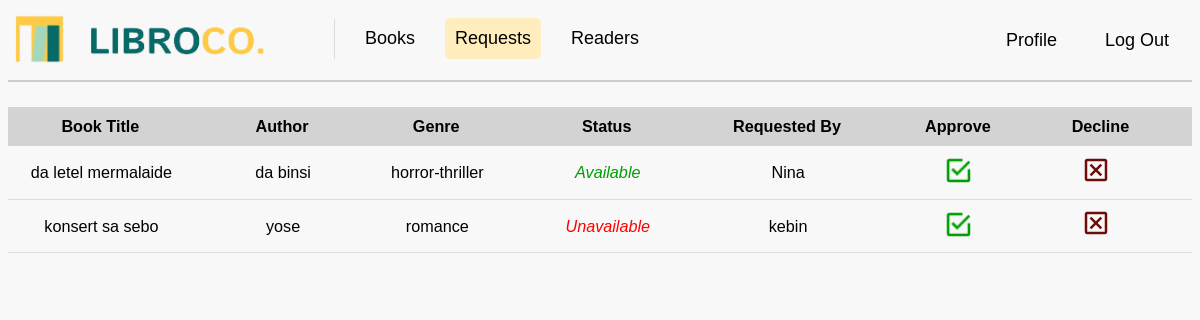
The app's page /requests with its own data.
### tables this page shows
CREATE TABLE requests (
request_id INTEGER PRIMARY KEY AUTOINCREMENT,
user_id INTEGER,
book_id INTEGER,
request_date TIMESTAMP DEFAULT CURRENT_TIMESTAMP,
FOREIGN KEY (user_id) REFERENCES users(user_id),
FOREIGN KEY (book_id) REFERENCES books(book_id));

CREATE TABLE "books" (
	"book_id"	INTEGER,
	"book_title"	VARCHAR(50) UNIQUE,
	"author"	VARCHAR(50),
	"publication_year"	INTEGER(5),
	"genre"	VARCHAR(20),
	"description"	VARCHAR(300),
	"image"	VARCHAR(100),
	PRIMARY KEY("book_id")
);

CREATE TABLE "users" (
	"user_id"	INTEGER PRIMARY KEY AUTOINCREMENT,
	"user_name"	TEXT,
	"user_email"	TEXT,
	"user_password"	TEXT UNIQUE,
	"user_contact"	TEXT,
	"user_code"	TEXT
);

### app.py (the view)
@app.route('/requests')
def requests():
    requests = get_requests()
    return render_template('requests.html', requests=requests)

### app.py (called while the page is built)
def get_requests():
    conn = sqlite3.connect('libroco.db')
    cursor = conn.cursor()
    cursor.execute("""
        SELECT books.book_title, books.author, books.genre, status.availability, users.user_name, requests.request_id
        FROM requests
        JOIN books ON requests.book_id = books.book_id
        JOIN users ON requests.user_id = users.user_id
        LEFT JOIN status ON books.book_id = status.book_id
    """)
    requests = cursor.fetchall()
    conn.close()
    return requests

@app.before_request
def before_request():
    print("Session data:", session)

### templates/requests.html (shortened to what this page needs)
<!DOCTYPE html>
<html>
<head>
    <link rel="stylesheet" href="{{ url_for('static', filename='css/mainstyle.css') }}">
</head>
<body>
    <nav>
        <a class="navbar-brand" href="{{ url_for('books') }}">
            <img src="{{ url_for('static', filename='images/logo.png') }}" class="logo" width="250" height="50" alt="LibroCo. Logo">
        </a>
        <div class="navbar-links">
            <a href="{{ url_for('books') }}">Books</a>
            <a href="{{ url_for('requests') }}" class="active">Requests</a>
            <a href="{{ url_for('readers') }}">Readers</a>
        </div>
        <div class="navbar-right">
            <a href="{{ url_for('profile') }}">Profile</a>
            <a href="{{ url_for('logout') }}">Log Out</a>
        </div>
    </nav>
    <div class="divider"></div>
    <div class="scrollable-table">
        <table class="table">
            <tr>
                <th>Book Title</th>
                <th>Author</th>
                <th>Genre</th>
                <th>Status</th>
                <th>Requested By</th>
                <th>Approve</th>
                <th>Decline</th>
            </tr>
            {% for request in requests %}
                <tr>
                    <td>{{ request[0] }}</td>
                    <td>{{ request[1] }}</td>
                    <td>{{ request[2] }}</td>
                    <td class="status">
                        {% if request[3] == 'Available' %}
                            <span class="available">Available</span>
                        {% else %}
                            <span class="unavailable">Unavailable</span>
                        {% endif %}
                    </td>
                    <td>{{ request[4] }}</td>
                    <td class="action-cell">
                        <form action="{{ url_for('approve_request') }}" method="post">
                            <button class="approve-btn">
                                <img src="{{ url_for('static', filename='images/tsek.png') }}" class="tsek" alt="Approve">
                            </button>
                        </form>
                    </td>
                    <td class="action-cell">
                        <form action="{{ url_for('decline_request') }}" method="post">
                            <button class="decline-btn">
                                <img src="{{ url_for('static', filename='images/eks.png') }}" class="eks" alt="Decline">
                            </button>
                        </form>
                    </td>
                </tr>
            {% endfor %}
        </table>
    </div>
</body>
</html>

### static/css/mainstyle.css (style rules this page uses)
.navbar-right a { transition: background-color 0.3s ease; margin-right: 8px; margin-top: 2px; }
body { background: #f8f8f8; background-repeat: no-repeat; background-attachment: fixed; background-size: 100% 100%; font-family: 'Istok Web', sans-serif; }
.logo { margin: -9px; margin-right: 0; margin-left: -9px; margin-top: -9px; }
nav { display: flex; justify-content: flex-start; align-items: center; padding: 5px; background-color: #f8f8f8; font-size: 18px; }
.navbar-brand { display: flex; align-items: center; text-decoration: none; color: black; margin-right: 40px; }
.navbar-links { display: flex; margin-top: -1px; margin-left: 0%; gap: 20px; font-size: 18px; }
.navbar-right { display: flex; margin-left: auto; gap: 20px; }
nav a { text-decoration: none; color: black; padding: 10px; font-family: Arial, Helvetica, sans-serif; transition: background-color 0.3s ease; }
.active { background-color: #ffedbd; border-radius: 5px; font-weight: normal; }
.divider { width: auto; height: 2px; background-color: #ccc; margin-top: 10px; margin-left: fixed; }
.scrollable-table { height: auto; width: auto; overflow-y: auto; scroll-snap-type: y mandatory; font-size: 18px; }
.scrollable-table>.table { width: 100%; }
.table { font-family: Arial, Helvetica, sans-serif; border-collapse: collapse; font-size: 0.9em; margin: 25px 0; min-width: 400px; text-align: center; }
.table th { background-color: #d3d3d3; color: #000; text-align: center; position: sticky; font-weight: bold; padding: 0.625rem; padding-left: -3.125rem; padding-right: 3.438rem; }
.table td { padding: 0.625rem; padding-left: -3.125rem; padding-right: 3.3rem; font-weight: normal; border-bottom: 1px solid #dddddd; text-align: center; }
.table tbody tr { background-color: transparent; }
.available { color: #009E05; font-style: italic; }
.unavailable { color: red; font-style: italic; }
.tsek { width: 25px; height: 25px; cursor: pointer; }
.eks { width: 30px; height: 30px; cursor: pointer; margin-left: -8px; margin-top: -1.3px; margin-right: 4px; }
button.approve-btn, button.decline-btn { background: none; border: none; padding: 0; cursor: pointer; }

### records on screen
requests: book_title "da letel mermalaide", author "da binsi", genre "horror-thriller", shows "Available", user_name "Nina"
requests: book_title "konsert sa sebo", author "yose", genre "romance", shows "Unavailable", user_name "kebin"
